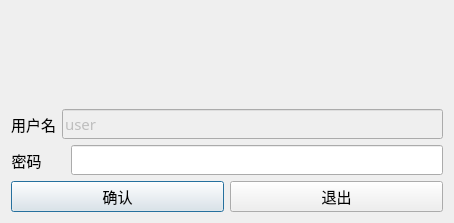
<?xml version="1.0" encoding="UTF-8"?>
<ui version="4.0">
 <class>Loginto</class>
 <widget class="QDialog" name="Loginto">
  <property name="geometry">
   <rect>
    <x>0</x>
    <y>0</y>
    <width>454</width>
    <height>223</height>
   </rect>
  </property>
  <property name="windowTitle">
   <string>哈尔滨工业大学-专家抽取系统</string>
  </property>
  <property name="windowIcon">
   <iconset resource="resource.qrc">
    <normaloff>:/image/image/ico.png</normaloff>:/image/image/ico.png</iconset>
  </property>
  <layout class="QGridLayout" name="gridLayout">
   <item row="0" column="0">
    <widget class="QLabel" name="label_3">
     <property name="minimumSize">
      <size>
       <width>201</width>
       <height>61</height>
      </size>
     </property>
     <property name="maximumSize">
      <size>
       <width>561</width>
       <height>141</height>
      </size>
     </property>
     <property name="text">
      <string/>
     </property>
     <property name="pixmap">
      <pixmap resource="resource.qrc">:/image/image/logo.png</pixmap>
     </property>
     <property name="scaledContents">
      <bool>true</bool>
     </property>
    </widget>
   </item>
   <item row="1" column="0">
    <layout class="QHBoxLayout" name="horizontalLayout">
     <item>
      <widget class="QLabel" name="label">
       <property name="font">
        <font>
         <family>Agency FB</family>
         <pointsize>11</pointsize>
        </font>
       </property>
       <property name="text">
        <string>用户名</string>
       </property>
       <property name="alignment">
        <set>Qt::AlignRight|Qt::AlignTrailing|Qt::AlignVCenter</set>
       </property>
      </widget>
     </item>
     <item>
      <widget class="QLineEdit" name="userlineEdit">
       <property name="enabled">
        <bool>false</bool>
       </property>
       <property name="font">
        <font>
         <family>Agency FB</family>
         <pointsize>11</pointsize>
        </font>
       </property>
       <property name="text">
        <string>user</string>
       </property>
      </widget>
     </item>
    </layout>
   </item>
   <item row="2" column="0">
    <layout class="QHBoxLayout" name="horizontalLayout_2">
     <item>
      <widget class="QLabel" name="label_2">
       <property name="font">
        <font>
         <family>Agency FB</family>
         <pointsize>11</pointsize>
        </font>
       </property>
       <property name="text">
        <string>密码      </string>
       </property>
       <property name="alignment">
        <set>Qt::AlignRight|Qt::AlignTrailing|Qt::AlignVCenter</set>
       </property>
      </widget>
     </item>
     <item>
      <widget class="QLineEdit" name="passwordlineEdit_2">
       <property name="font">
        <font>
         <family>Agency FB</family>
         <pointsize>11</pointsize>
        </font>
       </property>
      </widget>
     </item>
    </layout>
   </item>
   <item row="3" column="0">
    <layout class="QHBoxLayout" name="horizontalLayout_3">
     <item>
      <widget class="QPushButton" name="okpushButton">
       <property name="font">
        <font>
         <family>Agency FB</family>
         <pointsize>11</pointsize>
        </font>
       </property>
       <property name="text">
        <string>确认</string>
       </property>
      </widget>
     </item>
     <item>
      <widget class="QPushButton" name="exitpushButton_2">
       <property name="font">
        <font>
         <family>Agency FB</family>
         <pointsize>11</pointsize>
        </font>
       </property>
       <property name="text">
        <string>退出</string>
       </property>
      </widget>
     </item>
    </layout>
   </item>
  </layout>
 </widget>
 <resources>
  <include location="resource.qrc"/>
 </resources>
 <connections/>
</ui>
